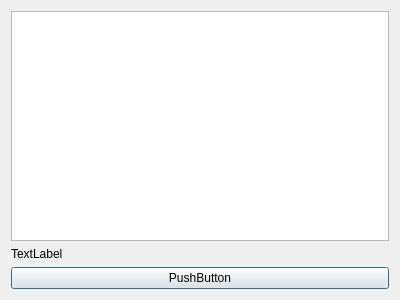
<?xml version="1.0" encoding="UTF-8"?>
<ui version="4.0">
 <class>Total</class>
 <widget class="QDialog" name="Total">
  <property name="geometry">
   <rect>
    <x>0</x>
    <y>0</y>
    <width>400</width>
    <height>300</height>
   </rect>
  </property>
  <property name="windowTitle">
   <string>Dialog</string>
  </property>
  <layout class="QVBoxLayout" name="verticalLayout">
   <item>
    <widget class="QTableWidget" name="tableRes"/>
   </item>
   <item>
    <widget class="QLabel" name="res">
     <property name="text">
      <string>TextLabel</string>
     </property>
    </widget>
   </item>
   <item>
    <widget class="QPushButton" name="dowload">
     <property name="text">
      <string>PushButton</string>
     </property>
    </widget>
   </item>
  </layout>
 </widget>
 <resources/>
 <connections/>
</ui>
